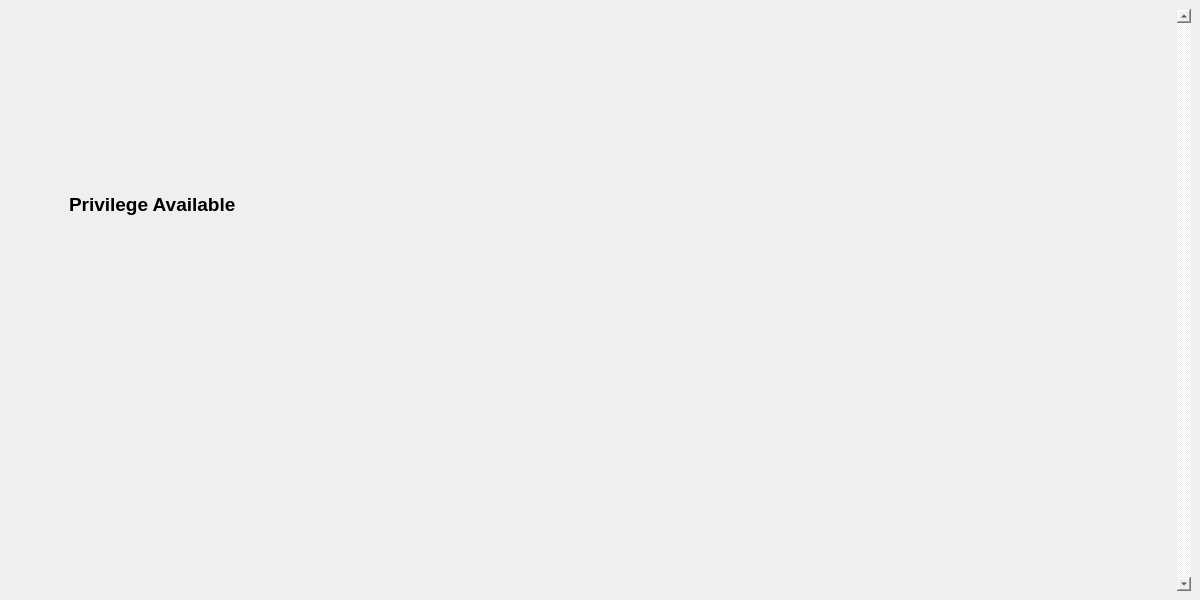
<?xml version="1.0" encoding="UTF-8"?>
<ui version="4.0">
 <class>rh</class>
 <widget class="QMainWindow" name="rh">
  <property name="geometry">
   <rect>
    <x>0</x>
    <y>0</y>
    <width>1200</width>
    <height>600</height>
   </rect>
  </property>
  <property name="minimumSize">
   <size>
    <width>1200</width>
    <height>600</height>
   </size>
  </property>
  <property name="maximumSize">
   <size>
    <width>1200</width>
    <height>600</height>
   </size>
  </property>
  <property name="windowTitle">
   <string>Gestion_RH</string>
  </property>
  <widget class="QWidget" name="centralwidget">
   <layout class="QGridLayout" name="gridLayout">
    <item row="0" column="0">
     <widget class="QScrollArea" name="scrollArea">
      <property name="styleSheet">
       <string notr="true">border:none;</string>
      </property>
      <property name="verticalScrollBarPolicy">
       <enum>Qt::ScrollBarAlwaysOn</enum>
      </property>
      <property name="sizeAdjustPolicy">
       <enum>QAbstractScrollArea::AdjustIgnored</enum>
      </property>
      <property name="widgetResizable">
       <bool>true</bool>
      </property>
      <widget class="QWidget" name="scrollAreaWidgetContents">
       <property name="geometry">
        <rect>
         <x>0</x>
         <y>0</y>
         <width>1168</width>
         <height>582</height>
        </rect>
       </property>
       <widget class="QPushButton" name="pushButton_CRUD">
        <property name="geometry">
         <rect>
          <x>120</x>
          <y>230</y>
          <width>225</width>
          <height>150</height>
         </rect>
        </property>
        <property name="styleSheet">
         <string notr="true">QPushButton {


}

QPushButton:hover{
	background-color: rgb(255, 255, 255);
	border: 5px solid black;
	border-radius:15px;
}</string>
        </property>
        <property name="text">
         <string/>
        </property>
        <property name="icon">
         <iconset resource="image.qrc">
          <normaloff>:/img/crud.png</normaloff>:/img/crud.png</iconset>
        </property>
        <property name="iconSize">
         <size>
          <width>215</width>
          <height>150</height>
         </size>
        </property>
       </widget>
       <widget class="QLabel" name="label">
        <property name="geometry">
         <rect>
          <x>535</x>
          <y>33</y>
          <width>131</width>
          <height>71</height>
         </rect>
        </property>
        <property name="text">
         <string/>
        </property>
        <property name="pixmap">
         <pixmap resource="image.qrc">:/img/alleco.png</pixmap>
        </property>
        <property name="scaledContents">
         <bool>true</bool>
        </property>
       </widget>
       <widget class="QLabel" name="label_2">
        <property name="geometry">
         <rect>
          <x>60</x>
          <y>180</y>
          <width>241</width>
          <height>31</height>
         </rect>
        </property>
        <property name="font">
         <font>
          <pointsize>14</pointsize>
          <weight>75</weight>
          <bold>true</bold>
         </font>
        </property>
        <property name="styleSheet">
         <string notr="true">color: rgb(0, 0, 0);</string>
        </property>
        <property name="text">
         <string>Privilege Available</string>
        </property>
       </widget>
       <widget class="QPushButton" name="pushButton_CRUD_2">
        <property name="geometry">
         <rect>
          <x>420</x>
          <y>230</y>
          <width>225</width>
          <height>150</height>
         </rect>
        </property>
        <property name="styleSheet">
         <string notr="true">QPushButton {


}

QPushButton:hover{
	background-color: rgb(255, 255, 255);
	border: 5px solid black;
	border-radius:15px;
}</string>
        </property>
        <property name="text">
         <string/>
        </property>
        <property name="icon">
         <iconset resource="image.qrc">
          <normaloff>:/img/image/charts.png</normaloff>:/img/image/charts.png</iconset>
        </property>
        <property name="iconSize">
         <size>
          <width>203</width>
          <height>119</height>
         </size>
        </property>
       </widget>
       <widget class="QPushButton" name="pushButton_CRUD_3">
        <property name="geometry">
         <rect>
          <x>720</x>
          <y>230</y>
          <width>225</width>
          <height>150</height>
         </rect>
        </property>
        <property name="styleSheet">
         <string notr="true">QPushButton {


}

QPushButton:hover{
	background-color: rgb(255, 255, 255);
	border: 5px solid black;
	border-radius:15px;
}</string>
        </property>
        <property name="text">
         <string/>
        </property>
        <property name="icon">
         <iconset resource="image.qrc">
          <normaloff>:/img/image/pdf.png</normaloff>:/img/image/pdf.png</iconset>
        </property>
        <property name="iconSize">
         <size>
          <width>203</width>
          <height>119</height>
         </size>
        </property>
       </widget>
       <widget class="QPushButton" name="pushButton_CRUD_4">
        <property name="geometry">
         <rect>
          <x>120</x>
          <y>410</y>
          <width>225</width>
          <height>150</height>
         </rect>
        </property>
        <property name="styleSheet">
         <string notr="true">QPushButton {


}

QPushButton:hover{
	background-color: rgb(255, 255, 255);
	border: 5px solid black;
	border-radius:15px;
}</string>
        </property>
        <property name="text">
         <string/>
        </property>
        <property name="icon">
         <iconset resource="image.qrc">
          <normaloff>:/img/image/Ai.jpg</normaloff>:/img/image/Ai.jpg</iconset>
        </property>
        <property name="iconSize">
         <size>
          <width>215</width>
          <height>126</height>
         </size>
        </property>
       </widget>
      </widget>
     </widget>
    </item>
   </layout>
  </widget>
 </widget>
 <resources>
  <include location="image.qrc"/>
 </resources>
 <connections/>
</ui>
